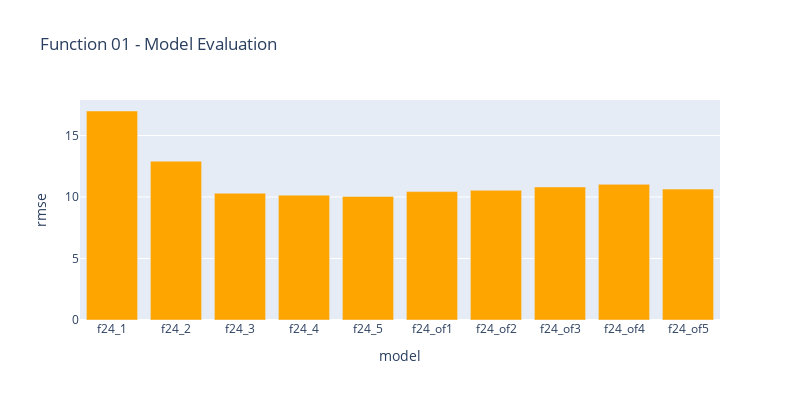

Here is the notebook cell this chart was saved with:
### Code cell
df_f24 = df[df['model'].str.contains("f24")]
fig = px.bar(df_f24,x="model",y="rmse",title="Function 01 - Model Evaluation",width=800, height=400,
                category_orders={ # replaces default order by column name
                    "model": [
                        "f24_1",
                        "f24_2",
                        "f24_3",
                        "f24_4",
                        "f24_5",
                        "f24_of1",
                        "f24_of2",
                        "f24_of3",
                        "f24_of4",
                        "f24_of5",
                            
                            ]
                }
            )

fig.update_traces(marker_color='orange')
fig.show()

### Figure 1 — Plotly figure (JSON) as saved in the notebook; plotly's stock layout.template omitted (floating-point values rounded to 4 significant figures)
{"data": [{"alignmentgroup": "True", "hovertemplate": "model=%{x}<br>rmse=%{y}<extra></extra>", "legendgroup": "", "marker": {"color": "orange", "pattern": {"shape": ""}}, "name": "", "offsetgroup": "", "orientation": "v", "showlegend": false, "textposition": "auto", "type": "bar", "x": ["f24_of1", "f24_of5", "f24_4", "f24_3", "f24_5", "f24_of3", "f24_2", "f24_of4", "f24_1", "f24_of2"], "xaxis": "x", "y": [10.44, 10.64, 10.15, 10.31, 10.05, 10.82, 12.91, 11.03, 16.99, 10.55], "yaxis": "y"}], "layout": {"barmode": "relative", "height": 400, "legend": {"tracegroupgap": 0}, "title": {"text": "Function 01 - Model Evaluation"}, "width": 800, "xaxis": {"anchor": "y", "categoryarray": ["f24_1", "f24_2", "f24_3", "f24_4", "f24_5", "f24_of1", "f24_of2", "f24_of3", "f24_of4", "f24_of5"], "categoryorder": "array", "domain": [0, 1], "title": {"text": "model"}}, "yaxis": {"anchor": "x", "domain": [0, 1], "title": {"text": "rmse"}}}}
